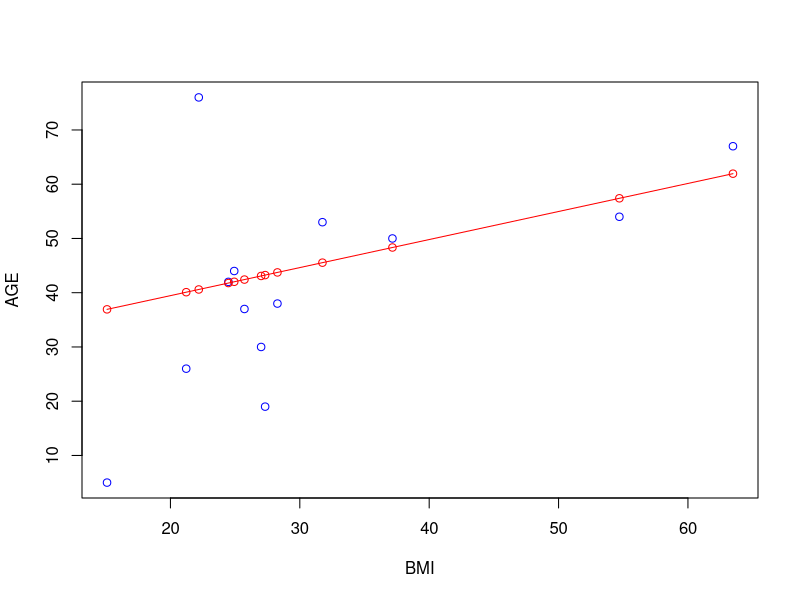

This figure's R source:
dataset = read.csv("diabetes_dataset.csv")

bmi = dataset [,6]
age = dataset [,2]

data = data.frame(bmi, age)

library(caTools)

set.seed(42)

split = sample.split(data$age, SplitRatio = 0.8)

training_set = subset(data, split==TRUE)
View(training_set)

testing_set = subset(data, split==FALSE)
View(testing_set)

regressor = lm(formula = age~bmi, data = training_set)

y_pred = predict(regressor, newdata = testing_set)
View(y_pred)

library(ggplot2)

plot(testing_set$bmi, testing_set$age, type = 'p', 
     col = 'blue', xlab = 'BMI', ylab = 'AGE')

lines(testing_set$bmi, y_pred, type = 'o', col = 'red')
